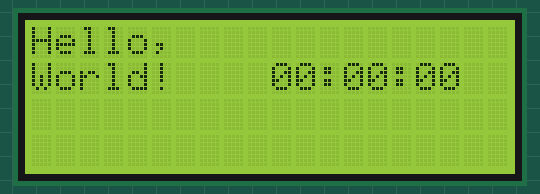
This sketch was run on a simulated ESP32. Shown: 20×4 character LCD. The local clock reads 2024-03-15 10:24:30 at power-on unless the sketch sets it.

Above: at 0.2 s.
At 4.1 s:
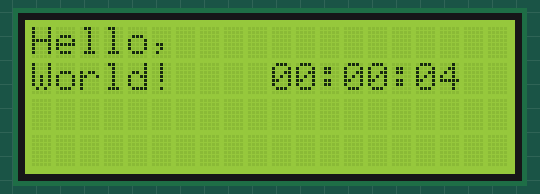
At 11.1 s:
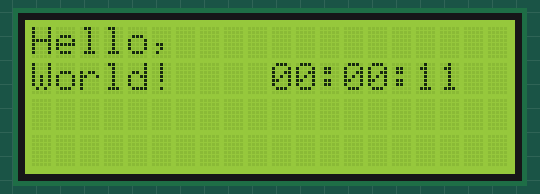
At 18.1 s:
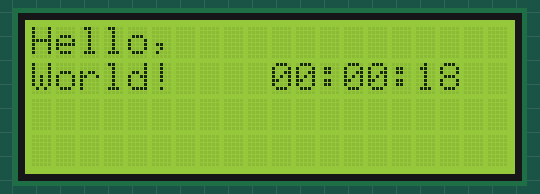
At 27.1 s:
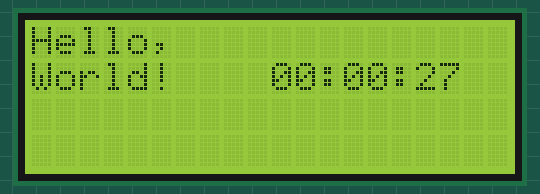
At 39.1 s:
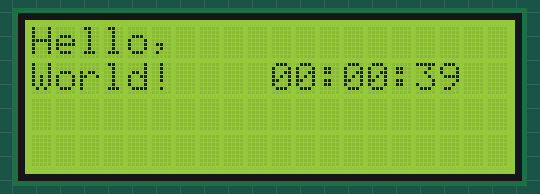

The sketch:

hello_world.ino
```cpp
#include <ESP32Time.h>
#include <LiquidCrystal_I2C.h>
// Initialize the LCD object with the appropriate pins

LiquidCrystal_I2C lcd(0x27, 20, 4);
ESP32Time rtc(3600);
void setup() {
  lcd.begin(20, 4);  // Initialize the LCD with 16x2 characters
  lcd.init();
  lcd.backlight();
  lcd.setCursor(0, 0);
  lcd.print("Hello,");  // Print the first part of the message
  lcd.setCursor(0, 1);  // Move to the second row
  lcd.print("World!");  // Print the second part of the message
  rtc.setTime(0, 0, 23, 12, 6, 2023);
}

void loop() {
  // Nothing to do here for a static display
  lcd.setCursor(10, 1);
  lcd.print(rtc.getTime());
}
```

Measured:
- what the display in image 1 shows lasts 1.0 s, from 4.0 s to 5.0 s
